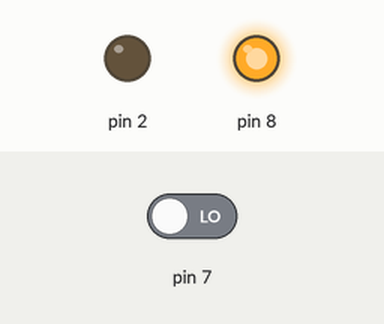
Simulated run of this sketch. Board: Arduino Uno, built with avr-gcc and run on an emulated ATmega328P. Shown: output pins drawn as LEDs (lit = HIGH). The test bench sets the inputs (shaded band); at power-on: pin 7 LOW.

Above: at 1.2 s.
1.3 s: pin 7 driven HIGH
At 1.8 s:
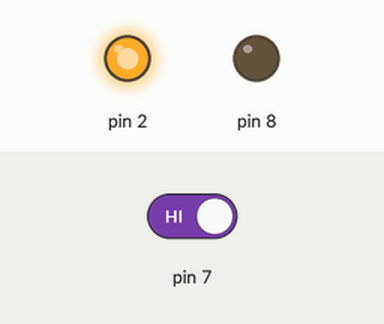
2.8 s: pin 7 driven LOW
At 4.1 s:
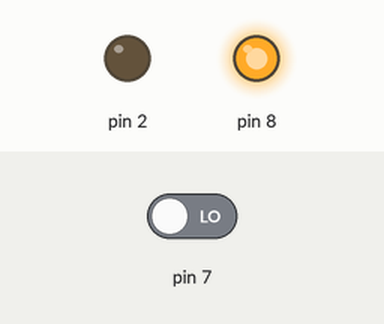
Timing chart, 0 to 5.8 s (numbered marks = the images above; inputs shaded):
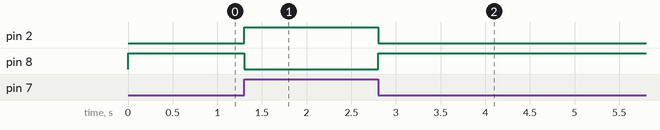

The sketch:

Button.ino
```cpp
 void setup() {
  pinMode(2,OUTPUT);
  pinMode(7,INPUT);
  pinMode(8,OUTPUT);


}

void loop() {
  if(digitalRead(7) == 1)
  {
    digitalWrite(2,1);
    digitalWrite(8,0);
  }

  else
  {

    digitalWrite(2,0);
    digitalWrite(8,1);
  }


}
```

Measured:
- after the input at 1.3 s, pin 2: LOW → HIGH at once; pin 8: HIGH → LOW at once
- after the input at 2.8 s, pin 2: HIGH → LOW at once; pin 8: LOW → HIGH at once
